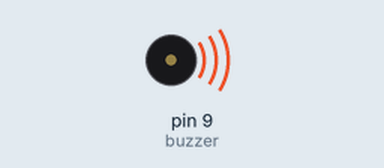
A sketch run on a simulated Arduino Nano, built with avr-gcc and run on an emulated ATmega328P. Parts: buzzer (waves = sounding).

Above: at 0.1 s.
Timing chart, 0 to 1.6 s (numbered marks = the images above):
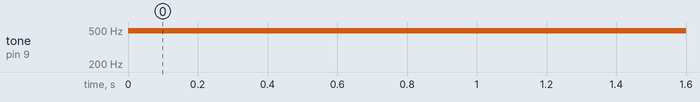

Measured:
- by itself, tone on pin 9 (buzzer): silent → 490 Hz at 0.00 s

The sketch:

Code_to_Buzzer.ino
```cpp
/*
* Curators: Eszter Kovács, Filippo De Togni
* Date: 15/02/2024
* Affiliation: IOIO Lab, Malmö University
*
* Sketch Name: Code_to_Buzzer
* Behaviour:
   Buzzes on 1KHz for one second and then stops, then repeats.

* Components required:
*  Piezo Buzzer;
*  100Ohm resistor
*  Arduino Nano BLE 33
*
* See image 'WIRING_Code_to_Buzzer' for wiring diagram
*            BUZZER | ARDUINO NANO
                GND --> GND
              POWER ---> D9
 SOURCE
 Written by Michalis Vasilakis (www.ardumotive.com)
 https://www.instructables.com/How-to-use-a-Buzzer-Arduino-Tutorial/

*/
const int buzzer = 9; // Buzzer connected to pin 9

void setup() {
  pinMode(buzzer, OUTPUT); // Set buzzer pin as an output
}

void loop() {
  analogWrite(buzzer, 128); // Set PWM (50% duty cycle)
  delay(1000); // Wait 1 second
  analogWrite(buzzer, 0); // Turn off PWM
  delay(1000); // Wait 1 second
}
```
